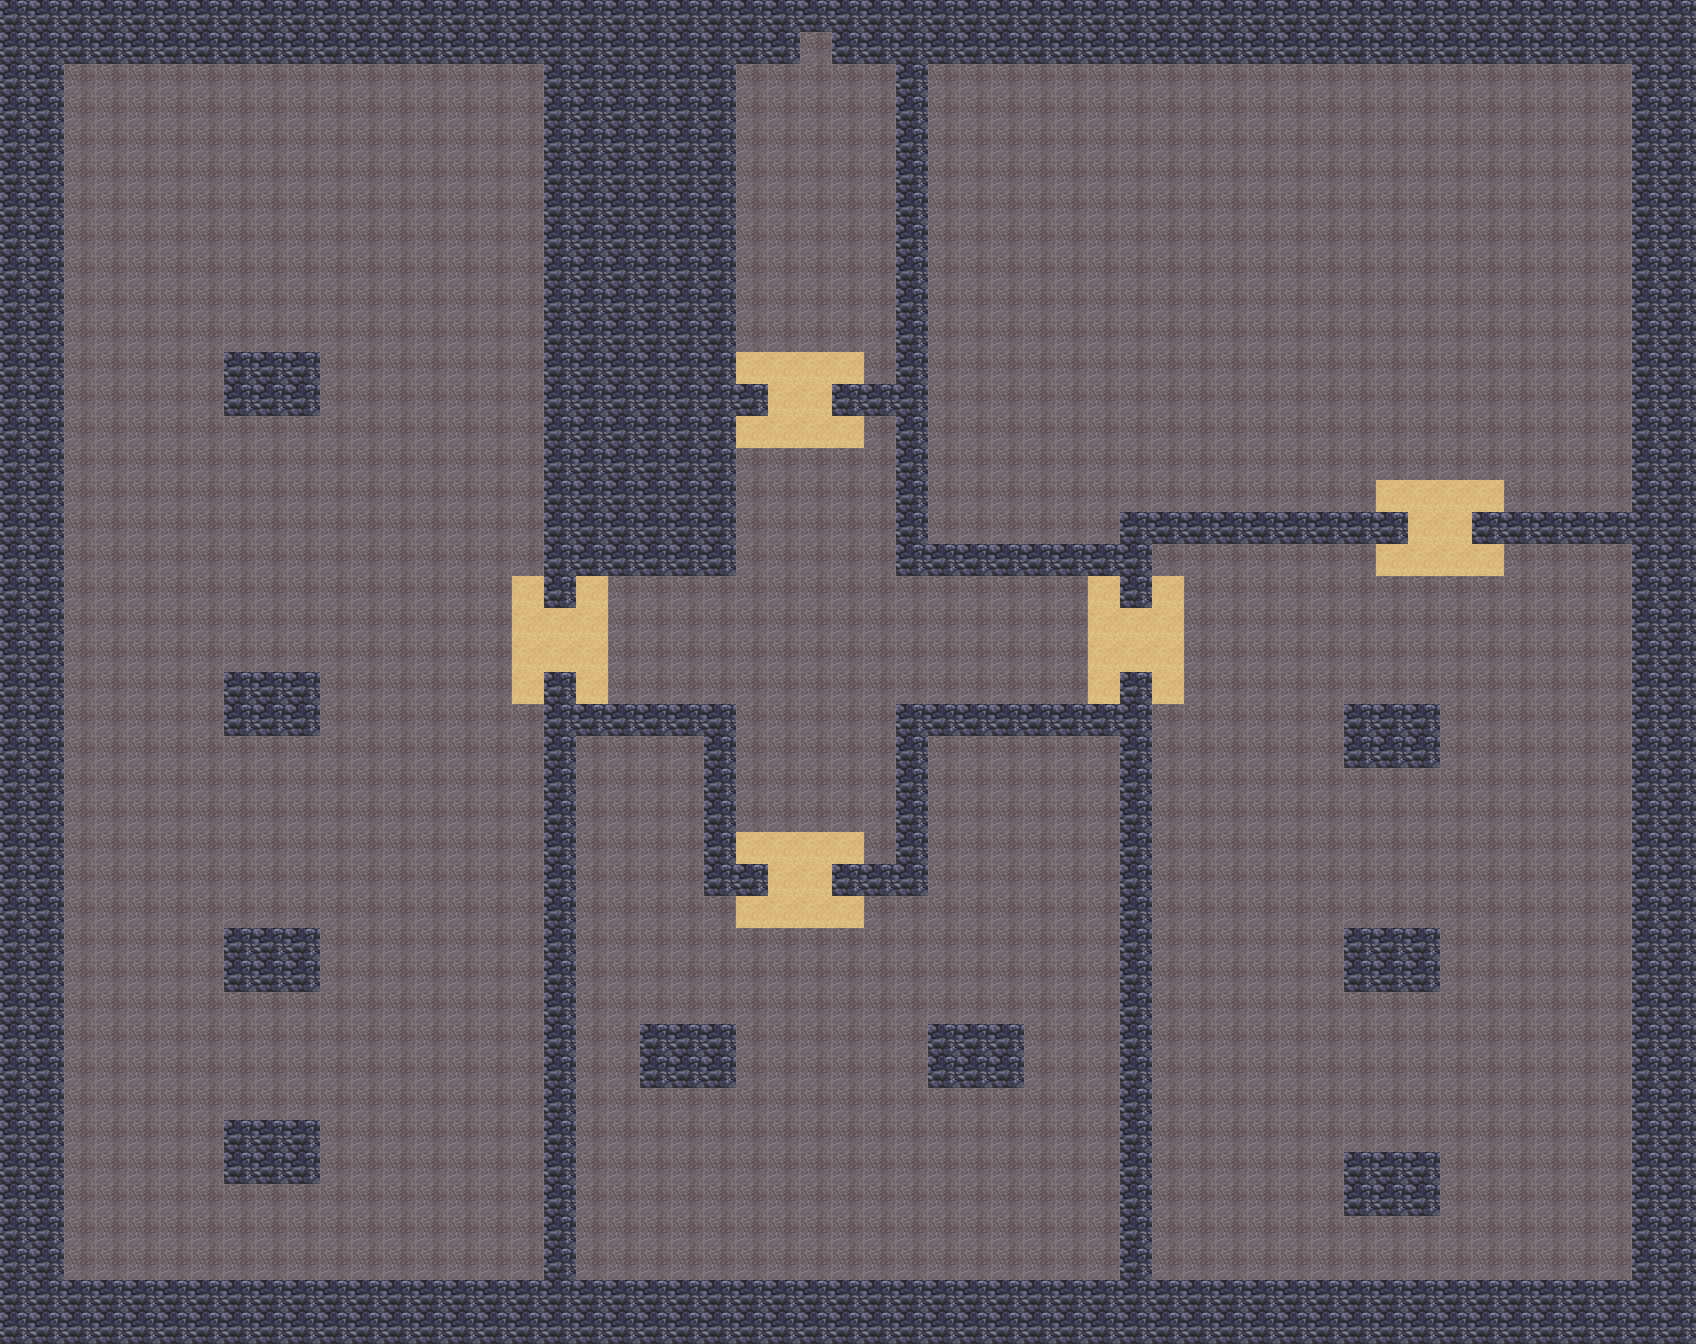

This is a level from a 2D game, rendered from its Tiled map with the project's own tilesets. A one-line summary and the map file follow, with tile-layer data summarised:
An orthogonal 53x42 tile map with 32x32 px tiles, 2 tile layers (ground, wall) and 18 objects.

<map version="1.0" orientation="orthogonal" renderorder="right-down" width="53" height="42" tilewidth="32" tileheight="32" nextobjectid="30">
 <tileset firstgid="1" name="dungeon" tilewidth="32" tileheight="32">
  <image source="dungeon.png" trans="ff00ff" width="96" height="96" />
 </tileset>
 <layer name="ground" width="53" height="42">
  <data>[2226 cells, 2226 non-empty, 2 distinct tile ids]</data>
 </layer>
 <layer name="wall" width="53" height="42">
  <data>[2226 cells, 618 non-empty, 1 distinct tile ids]</data>
 </layer>
 <objectgroup name="player">
  <object id="1" x="808" y="661.333">
   <ellipse />
  </object>
 </objectgroup>
 <objectgroup name="goal">
  <object id="2" x="800.121" y="32.1818" width="32" height="32" />
 </objectgroup>
 <objectgroup name="lever">
  <object id="3" x="1093" y="430" width="32" height="16" />
  <object id="25" x="1524" y="128" width="32" height="16" />
  <object id="26" x="1378" y="1244" width="32" height="16" />
  <object id="27" x="836" y="1234" width="32" height="16" />
  <object id="28" x="258" y="1234" width="32" height="16" />
  <object id="29" x="248" y="154" width="32" height="16" />
 </objectgroup>
 <objectgroup name="vdoor">
  <object id="13" x="551" y="608" width="16" height="64" />
  <object id="14" x="1128" y="608" width="16" height="64" />
 </objectgroup>
 <objectgroup name="hdoor">
  <object id="16" x="767" y="871" width="64" height="16" />
  <object id="17" x="1408" y="519" width="64" height="16" />
  <object id="18" x="768" y="390" width="64" height="16" />
 </objectgroup>
 <objectgroup name="enemy">
  <object id="8" x="267" y="525">
   <ellipse />
  </object>
  <object id="9" x="270" y="857">
   <ellipse />
  </object>
  <object id="10" x="1389" y="1075">
   <ellipse />
  </object>
  <object id="11" x="1367" y="270">
   <ellipse />
  </object>
  <object id="12" x="1007" y="1101">
   <ellipse />
  </object>
 </objectgroup>
 <objectgroup name="trap" />
</map>
